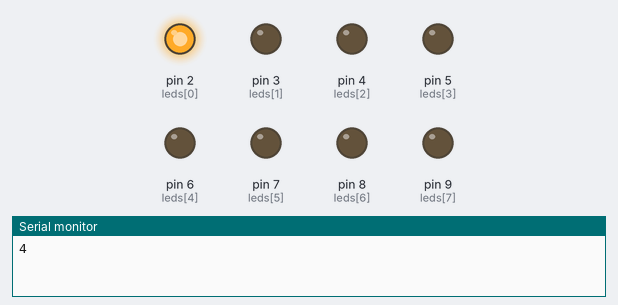
A sketch run on a simulated Arduino Uno, built with avr-gcc and run on an emulated ATmega328P. On the bench: output pins drawn as LEDs (lit = HIGH), the last lines printed to the serial monitor. Random numbers use the default seed unless the sketch sets one.

Above: at 0.05 s.
At 4.95 s:
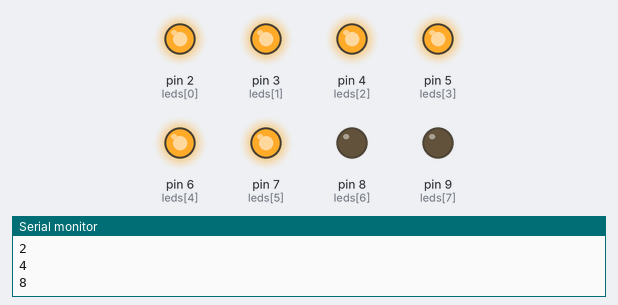
At 9.95 s:
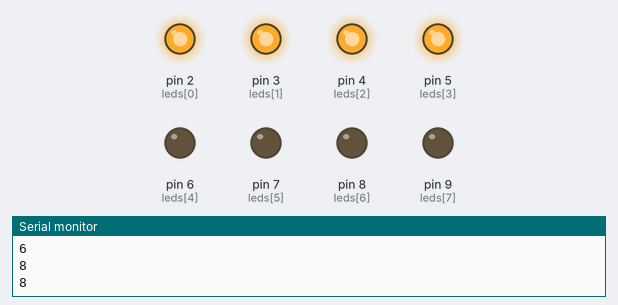
At 19.95 s:
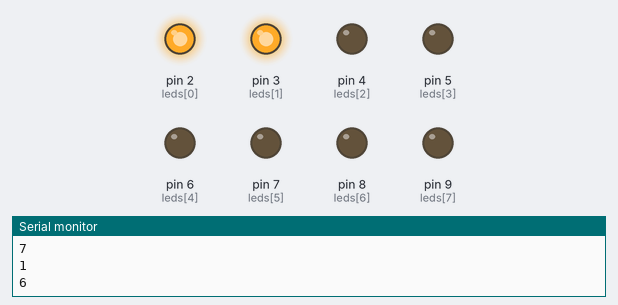
At 29.85 s:
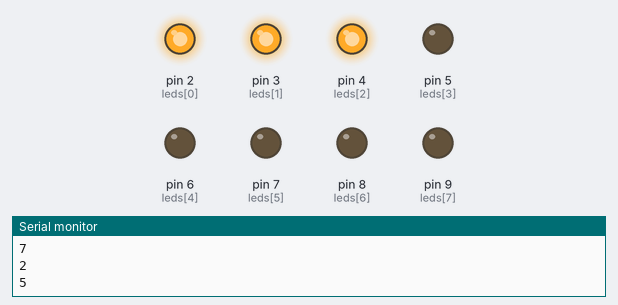
At 39.76 s:
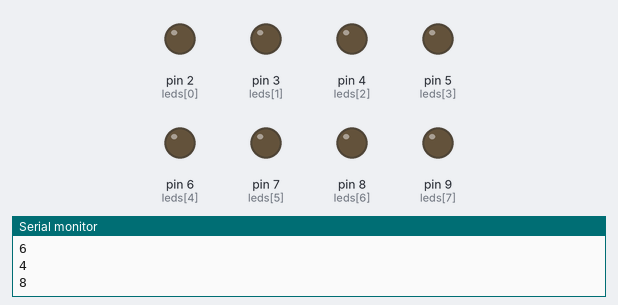
Timing chart, 0 to 40.0 s (numbered marks = the images above):
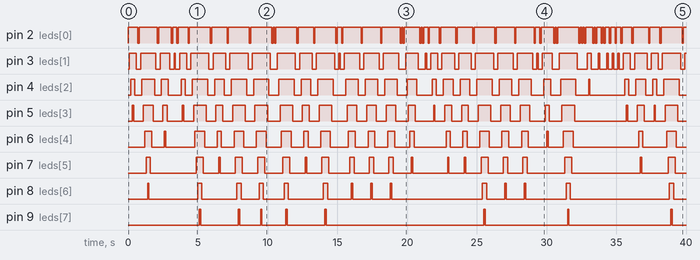

Measured:
- by itself, pin 2 (leds[0]): LOW → HIGH at 0.00 s, → LOW 0.70 s later, → HIGH 0.10 s later, → LOW 1.3 s later, … (89 changes in this stretch)
- by itself, pin 3 (leds[1]): LOW → HIGH at 0.10 s, → LOW 0.50 s later, → HIGH 0.30 s later, → LOW 1.1 s later, … (73 changes in this stretch)
- by itself, pin 4 (leds[2]): LOW → HIGH at 0.20 s, → LOW 0.30 s later, → HIGH 0.50 s later, → LOW 0.90 s later, … (56 changes in this stretch)
- by itself, pin 5 (leds[3]): LOW → HIGH at 0.30 s, → LOW 0.10 s later, → HIGH 0.70 s later, → LOW 0.70 s later, … (54 changes in this stretch)
- by itself, pin 6 (leds[4]): LOW → HIGH at 1.2 s, → LOW 0.50 s later, → HIGH 0.90 s later, → LOW 0.10 s later, … (44 changes in this stretch)
- by itself, pin 7 (leds[5]): LOW → HIGH at 1.3 s, → LOW 0.30 s later, → HIGH 3.3 s later, → LOW 0.50 s later, … (40 changes in this stretch)
- by itself, pin 8 (leds[6]): LOW → HIGH at 1.4 s, → LOW 0.10 s later, → HIGH 3.5 s later, → LOW 0.30 s later, … (28 changes in this stretch)
- by itself, pin 9 (leds[7]): LOW → HIGH at 5.1 s, → LOW 0.10 s later, → HIGH 2.7 s later, → LOW 0.10 s later, … (16 changes in this stretch)

The sketch:

Prog_11_VumetroConLeds.ino
```cpp
const byte leds[8] = {2, 3, 4, 5, 6, 7, 8, 9};
byte numero;
byte estado;

void setup() {
  for(byte i = 0; i < 8; i++)
  {
    pinMode(leds[i], OUTPUT);
  }
  Serial.begin(9600);
  Serial.setTimeout(100);
}

void loop() {
  switch(estado)
  {
    case 0:
      numero = random(9);
      Serial.println(String(numero));
      estado = 1;
      break;
    case 1:
      for(byte i = 0; i < numero; i++)
      {
        digitalWrite(leds[i], 1);
        delay(100);
      }
      estado = 2;
      break;
    case 2:
      for(int i = numero - 1; i >= 0; i--)
      {
        digitalWrite(leds[i], 0);
        delay(100);
      }
      estado = 0;
      break;
  }

}
```
